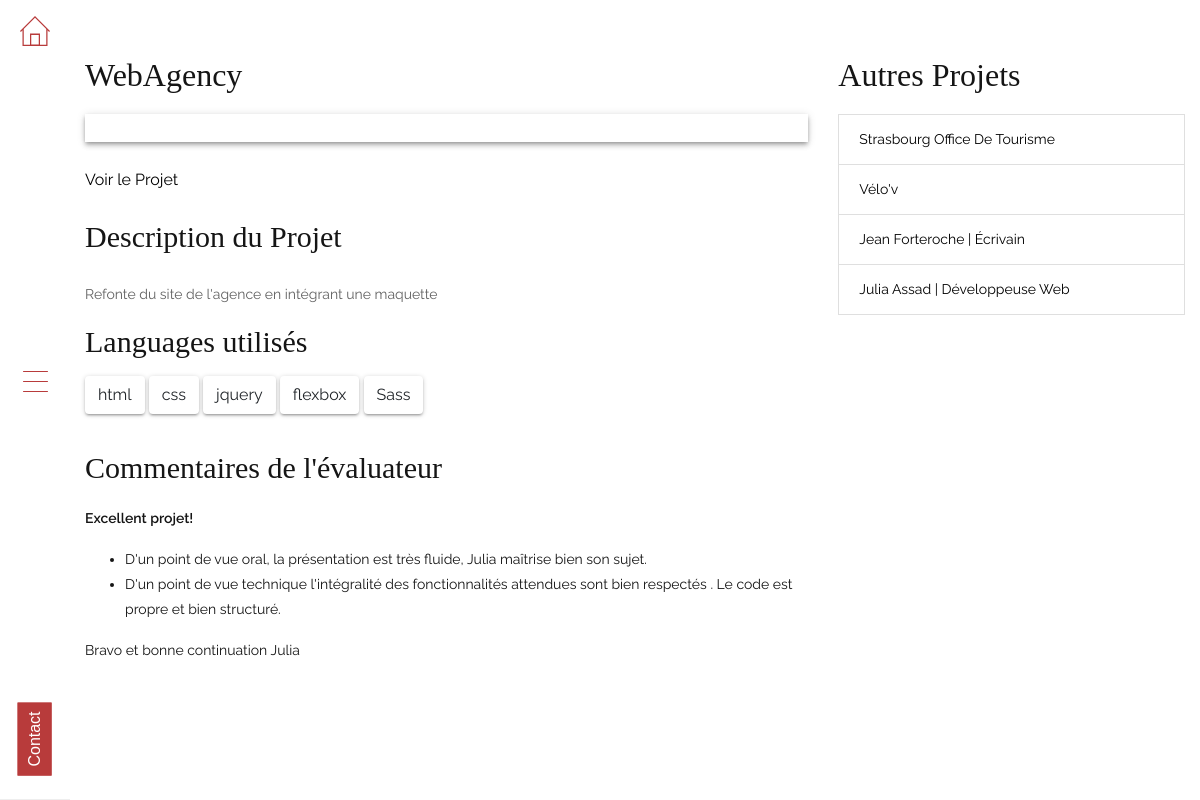
Before: /Portfolio/WebAgency with the older database file.
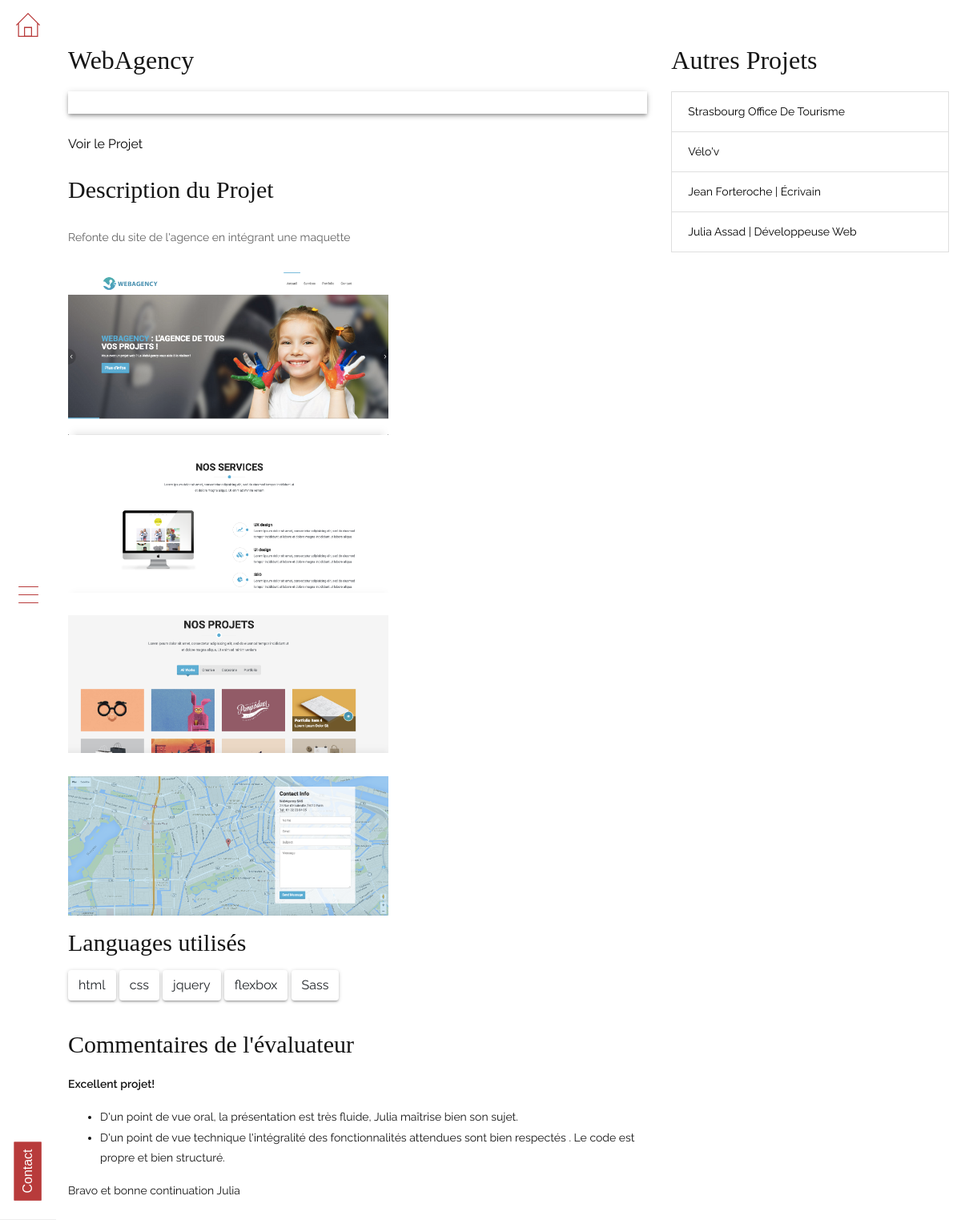
After: the same page with the newer database file.
### tables this page shows
CREATE TABLE `projects` (
  `id` int(11) NOT NULL,
  `project_name` varchar(255) NOT NULL,
  `project_description` text NOT NULL,
  `project_sm_image` varchar(255) NOT NULL,
  `project_lg_image` varchar(255) NOT NULL,
  `project_url` varchar(255) NOT NULL,
  `project_categories` text NOT NULL,
  `project_comments` text NOT NULL,
  `project_slug` text NOT NULL
);

### app/libraries/Core.php (called while the page is built, shortened)
<?php
class Core
{
 protected $currentMethod = 'Index';
 public function __construct()
 {
  $url = $this->getUrl();
  if (file_exists('../app/controllers/' . ucwords($url[0]) . '.php')) {
   unset($url[0]);
  }
  $this->currentController = new $this->currentController;
  $this->params = $url ? array_values($url) : [];
  call_user_func_array([$this->currentController, $this->currentMethod], $this->params);
 }
 public function getUrl()
 {
  if (isset($_GET['url'])) {
   $url = rtrim($_GET['url'], '/');
   $url = filter_var($url, FILTER_SANITIZE_URL);
   $url = explode('/', $url);
   return $url;
  }
 }
}

### build/index.php (called while the page is built, shortened)
<?php
$init = new Core;

### app/libraries/Database.php (called while the page is built, shortened)
<?php
class Database
{
 private $host = DB_HOST;
 private $user = DB_USER;
 private $pass = DB_PASS;
 private $dbname = DB_NAME;
 private $dbh;
 private $stmt;
 public function __construct()
 {
  $dsn = 'mysql:host=' . $this->host . ';dbname=' . $this->dbname;
  $options = array(
   PDO::ATTR_PERSISTENT => true,
   PDO::ATTR_ERRMODE => PDO::ERRMODE_EXCEPTION,
  );
  try {
   $this->dbh = new PDO($dsn, $this->user, $this->pass, $options);
  } catch (PDOException $e) {
   $this->error = $e->getMessage();
   echo $this->error;
  }}
 public function query($sql)
 {
  $this->stmt = $this->dbh->prepare($sql);
 }
 public function bind($param, $value, $type = null)
 {
  if (is_null($type)) {
   switch (true) {
    default:
     $type = PDO::PARAM_STR;
   }
  }
  $this->stmt->bindValue($param, $value, $type);
 }
 public function execute()
 {
  return $this->stmt->execute();
 }
 public function resultSet()
 {
  $this->execute();
  return $this->stmt->fetchAll(PDO::FETCH_OBJ);
 }
 public function single()
 {
  $this->execute();
  return $this->stmt->fetch(PDO::FETCH_OBJ);
 }
}

### app/models/Projectmodel.php (called while the page is built, shortened)
<?php
class Projectmodel
{
 private $db;
 public function __construct()
 {
  $this->db = new Database;
 }
 public function getProjects()
 {
  $this->db->query('SELECT * FROM projects');
  $results = $this->db->resultSet();
  return $results;
 }
 public function getProjectBySlug($slug){
  $this->db->query("SELECT * FROM projects WHERE project_slug = :slug");
  $this->db->bind(':slug', $slug);
  $row = $this->db->single();
  return $row;
}
}

### app/views/front/pages/project.php (the view, shortened to what this page needs)
<?php require APPROOT . '/views/inc/header.php';?>
<?php
$categories_as_string = $data['project']->project_categories;
$categories = (explode(",",$categories_as_string));
?>
<div class="sidenav">
<div class="home-icon">
        <a href="<?php echo URLROOT;?>"><img class="img-fluid" src="<?php echo URLROOT;?>/img/iconmonstr-home-thin.svg" alt=""></a>
    </div>
    <div id="btn-menu" class="btn-open">
        <button class="hamburger hamburger--collapse" type="button">
                <span class="hamburger-box">
                    <span class="hamburger-inner"></span>
                </span>
            </button>
    </div>
    <a href="#contact" class="btn btn-sm btn-outline-dark rounded-0 contact-button shadow-none">Contact</a>
</div>
<div id="main" class="main-container">
    <section class="single-project">
        <div class="container-fluid">
            <div class="row">
                <div class="col-md-8">
                    <h2 class="single-project--title">
                        <?php echo $data['project']->project_name;?>
                    </h2>
                    <div class="single-project--inner">
                        <div class="single-project--image">
                        </div>
                        <div class="pointer py-4"><span class="lnr lnr-pointer-right"></span> <a href="<?php echo $data['project']->project_url;?>" target="blank">Voir le Projet</a></div>
                        <div class="single-project--description">
                            <h3 class="single-project--description--title pb-2">Description du Projet</h3>
                            <?php echo $data['project']->project_description;?>
                        </div>
                        <div class="single-project--languages-used mt-3">
                        <h3 class="my-3">Languages utilisés</h3>
                        <?php foreach($categories as $category):?>
                        <button class="btn"><?php echo $category;?></button>
                        <?php endforeach;?>
                        </div>
                    </div>
                    <div class="single-project--feedback my-4">
                            <h3>Commentaires de l'évaluateur</h3>
                            <?php echo $data['project']->project_comments;?>
                    </div>
                </div>
                <div class="col-md-4">
                    <h2 class="others-projects--title">Autres Projets</h2>
                    <ul class="list-group">
                        <?php foreach($data['projects'] as $project):?>
                        <?php if($data['project']->id != $project->id):?>
                        <li class="list-group-item rounded-0"><a href="<?php echo URLROOT;?>/Portfolio/<?php echo $project->project_slug;?>"><?php echo $project->project_name;?></a></li>
                        <?php endif;?>
                        <?php endforeach;?>
                    </ul>
                </div>
            </div>
        </div>
    </section>
</div>
<?php require APPROOT . '/views/inc/footer.php';?>

### app/controllers/Portfolio.php
<?php
class Portfolio extends Controller
{
    public function __construct()
    {
        $this->projectModel = $this->model('Projectmodel');
    }
    public function index($slug = null)
    {
        if (is_null($slug)) {
            $projects = $this->projectModel->getProjects();
            $data = [
                'projects' => $projects,
            ];
            $this->view('front/pages/projects', $data);
        } else {
            $projects = $this->projectModel->getProjects();
            $project = $this->projectModel->getprojectBySlug($slug);
            $data = [
                'projects' => $projects,
                'project' => $project,
            ];
            $this->view('front/pages/project', $data);
        }
    }
}

### app/libraries/Controller.php (shortened to what this page needs)
<?php
class Controller
{
 public function model($model)
 {
  return new $model();
 }
 public function view($view, $data = [])
 {
  if (file_exists('../app/views/' . $view . '.php')) {
   require_once '../app/views/' . $view . '.php';
  } else {
   die("View does not exist");
  }
 }
}

### app/views/inc/header.php (shortened to what this page needs)
<!DOCTYPE html>
<head>
  <link type="text/css" rel="stylesheet" href="css/normalize.min.css">
  <link rel="stylesheet" href="https://use.fontawesome.com/releases/v5.7.2/css/all.css">
  <link rel="stylesheet" href="https://cdn.linearicons.com/free/1.0.0/icon-font.min.css">
  <link type="text/css" rel="stylesheet" href="<?php echo URLROOT; ?>/css/style.css">
</head>
<body>

### app/views/inc/footer.php (shortened to what this page needs)
</body>
</html>

Changed rows visible on the page:
changed projects "WebAgency": project_description: picture added
